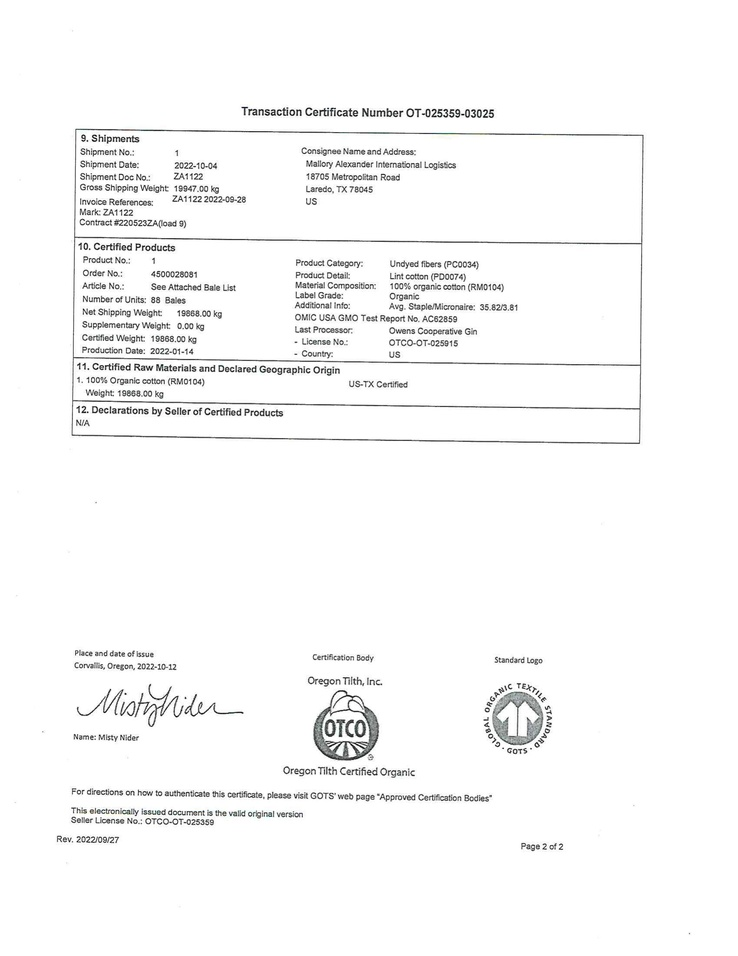
#> input picture temp.jpg, 738 x 956 px, shrunk from 1700 x 2200 before the run
$ python -i 6.py   (imports and definitions only)
#> lines starting #> are read from the running program, lines starting #| are printed output that depends on the picture; after the words box and inside, x2 and y2 are one past the last pixel; in counts of white or black regions, pixels touching at a corner belong together
import cv2
import numpy as np
import pytesseract
import random

def mainF():
    data = []
    image = cv2.imread('temp.jpg')
#> image is the input picture: shape (956, 738, 3); mean B, G, R 248.3, 248.4, 248.3
    pytesseract.pytesseract.tesseract_cmd = r'C:\\Program Files\\Tesseract-OCR\\tesseract.exe'
    gray = cv2.cvtColor(image, cv2.COLOR_BGR2GRAY)
    _, binary = cv2.threshold(gray, 128, 255, cv2.THRESH_BINARY_INV | cv2.THRESH_OTSU)
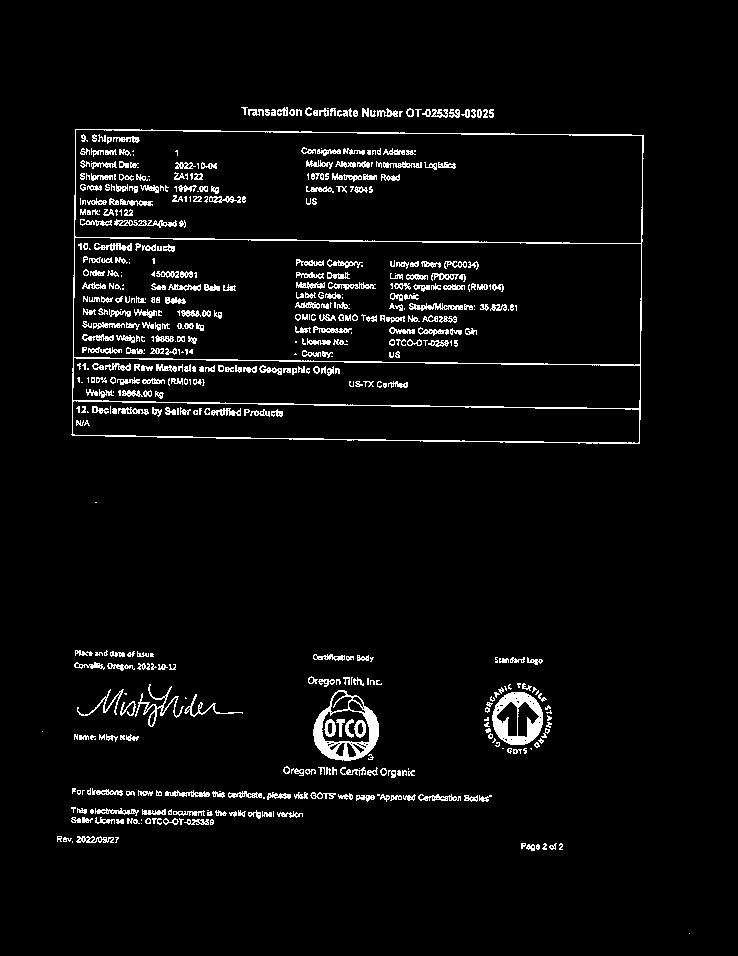
#> binary: shape (956, 738); 4.3% white in thin lines or dots, all inside (x1, y1, x2, y2) = (42, 107, 690, 934)
    cv2.imshow('Image with Detected Rectangles', binary)
    cv2.waitKey(0)
    cv2.destroyAllWindows()
    cv2.imwrite("out1.jpg", binary)

    contours, _ = cv2.findContours(binary, cv2.RETR_TREE, cv2.CHAIN_APPROX_SIMPLE)
#> contours = 1323 contours, 1039 with area under 20; largest, box (x1, y1, x2, y2) and area: (71, 129, 644, 444) 174526, (73, 237, 642, 366) 68268, (74, 129, 643, 244) 61082, (72, 357, 641, 409) 24300, (72, 400, 640, 444) 19245
    text = ""
    # contours = contours[:-1]
    print(len(contours))
#| 1323

    rectangles = []
    for i in reversed(contours):
        x, y, w, h = cv2.boundingRect(i)
        if w < 300 or h < 20:
            continue
        rectangles.append(i)
#> this loop made 1323 passes
#> (x, y, w, h) on passes 1, 3, 4: (241, 107, 7, 8), (284, 110, 3, 6), (277, 107, 11, 9)
#> after the loop, rectangles = 5 contours; box (x1, y1, x2, y2) and area: (71, 129, 644, 444) 174526, (73, 237, 642, 366) 68268, (74, 129, 643, 244) 61082, (72, 357, 641, 409) 24300, (72, 400, 640, 444) 19245
    rectangles = rectangles[:-1]
#> rectangles = 4 contours; box (x1, y1, x2, y2) and area: (73, 237, 642, 366) 68268, (74, 129, 643, 244) 61082, (72, 357, 641, 409) 24300, (72, 400, 640, 444) 19245
    # [5 lines of commented-out code are left out]
    imgCpy = image.copy()

    for index,j in enumerate(rectangles):
        print(index)
        x, y, w, h = cv2.boundingRect(j)
        text_region = gray[y:y+h, x:x+w]
        extracted_text = pytesseract.image_to_string(text_region)
        data.append(extracted_text)
        text += extracted_text
#> this loop made 1 pass
#> (x, y, w, h) on pass 1: (74, 129, 569, 115)
#| 0
#> pass 1, in mainF, `text_region = gray[y:y+h, x:x+w]`:
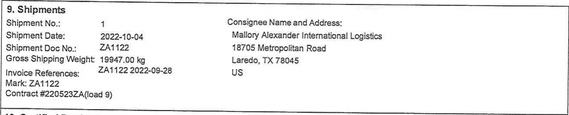
#> text_region: shape (115, 569); min 6, max 255, mean 240.3
#> after the loop, data = []; text = ''
        # [11 lines of commented-out code are left out]
    return data

#> (the run stopped early here; a loop or call above may not have finished)

$ run again, with 1.jpg copied over temp.jpg
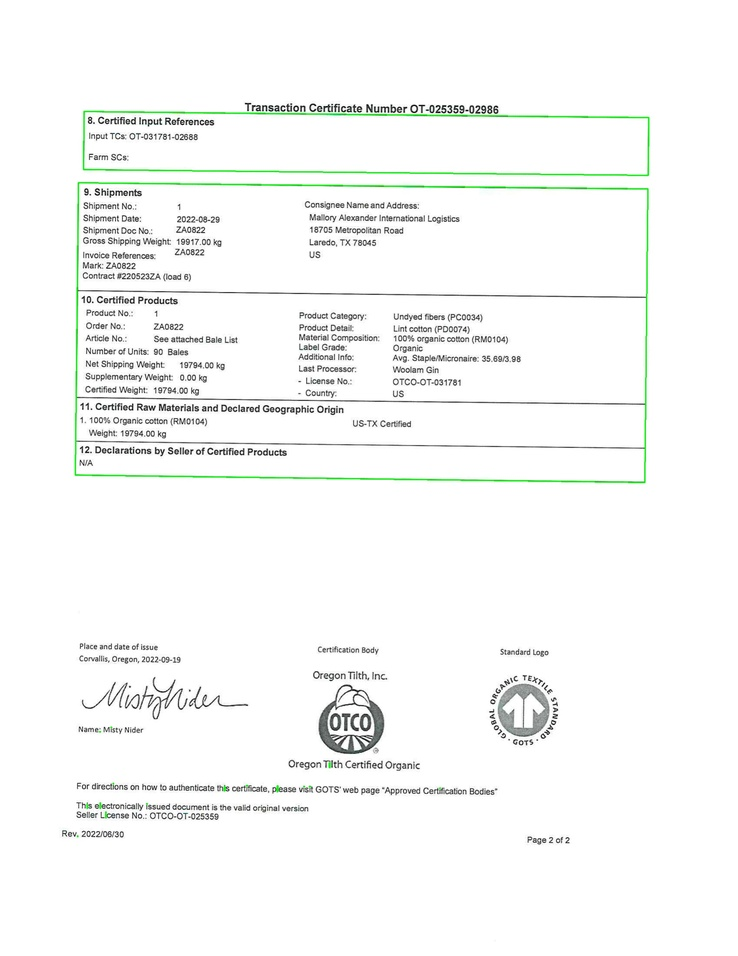
#> input picture 1.jpg, 738 x 956 px, shrunk from 1700 x 2200 before the run
#> in mainF, image is the input picture: shape (956, 738, 3); mean B, G, R 247.4, 248.7, 247.4
#> in mainF, `_, binary = cv2.threshold(gray, 128, 255, cv2.THRESH_BINARY_INV | cv2...`:
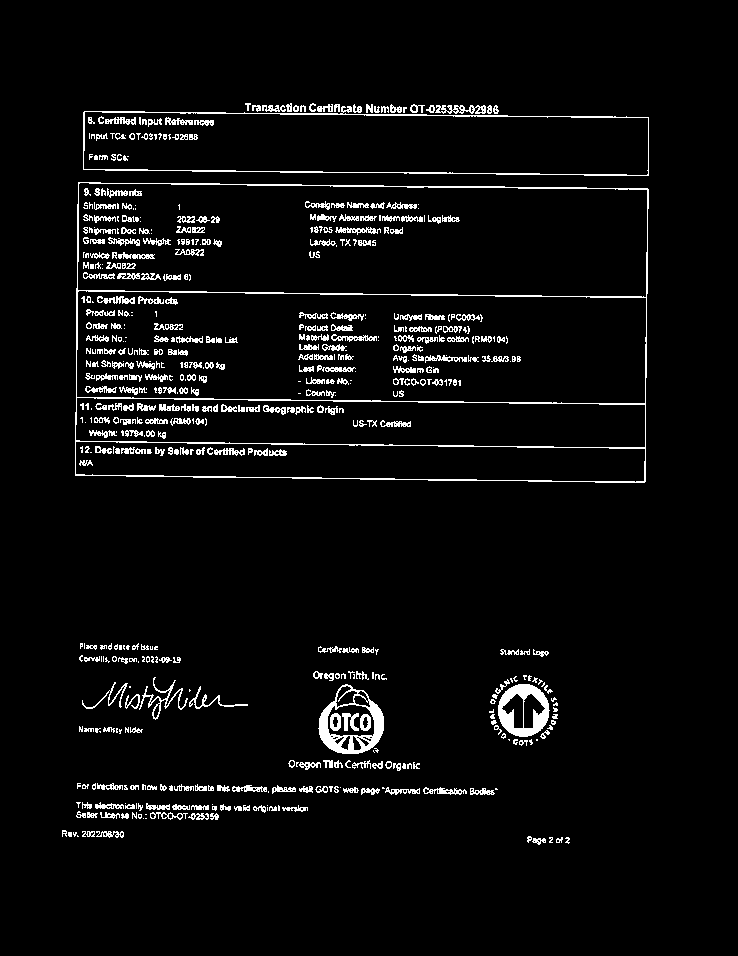
#> binary: shape (956, 738); 4.5% white in thin lines or dots, all inside (x1, y1, x2, y2) = (62, 103, 649, 845)
#> contours = 1253 contours, 981 with area under 20; largest, box (x1, y1, x2, y2) and area: (75, 182, 649, 483) 167190, (77, 182, 648, 298) 61196, (76, 290, 647, 404) 60493, (83, 106, 649, 176) 33001, (83, 111, 649, 176) 32362
#| 1253
#> the loop in mainF, `for i in reversed(contours):` made 1253 passes
#> (x, y, w, h) on passes 1, 3, 4: (245, 103, 6, 8), (288, 106, 3, 5), (286, 103, 6, 9)
#> after the loop in mainF, `for i in reversed(contours):`: rectangles = 7 contours; box (x1, y1, x2, y2) and area: (75, 182, 649, 483) 167190, (77, 182, 648, 298) 61196, (76, 290, 647, 404) 60493, (83, 106, 649, 176) 33001, (83, 111, 649, 176) 32362, (75, 397, 646, 448) 24684, (75, 441, 646, 483) 19048
#> in mainF, `rectangles = rectangles[:-1]`: rectangles = 6 contours; box (x1, y1, x2, y2) and area: (77, 182, 648, 298) 61196, (76, 290, 647, 404) 60493, (83, 106, 649, 176) 33001, (83, 111, 649, 176) 32362, (75, 397, 646, 448) 24684, (75, 441, 646, 483) 19048
#> the loop in mainF, `for index,j in enumerate(rectangles):` made 1 pass
#> (x, y, w, h) on pass 1: (83, 111, 566, 65)
#> (printed output is left out)
#> pass 1, in mainF, `text_region = gray[y:y+h, x:x+w]`:
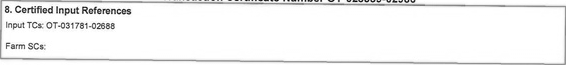
#> text_region: shape (65, 566); min 0, max 255, mean 242.5
#> after the loop in mainF, `for index,j in enumerate(rectangles):`: data = []; text = ''
